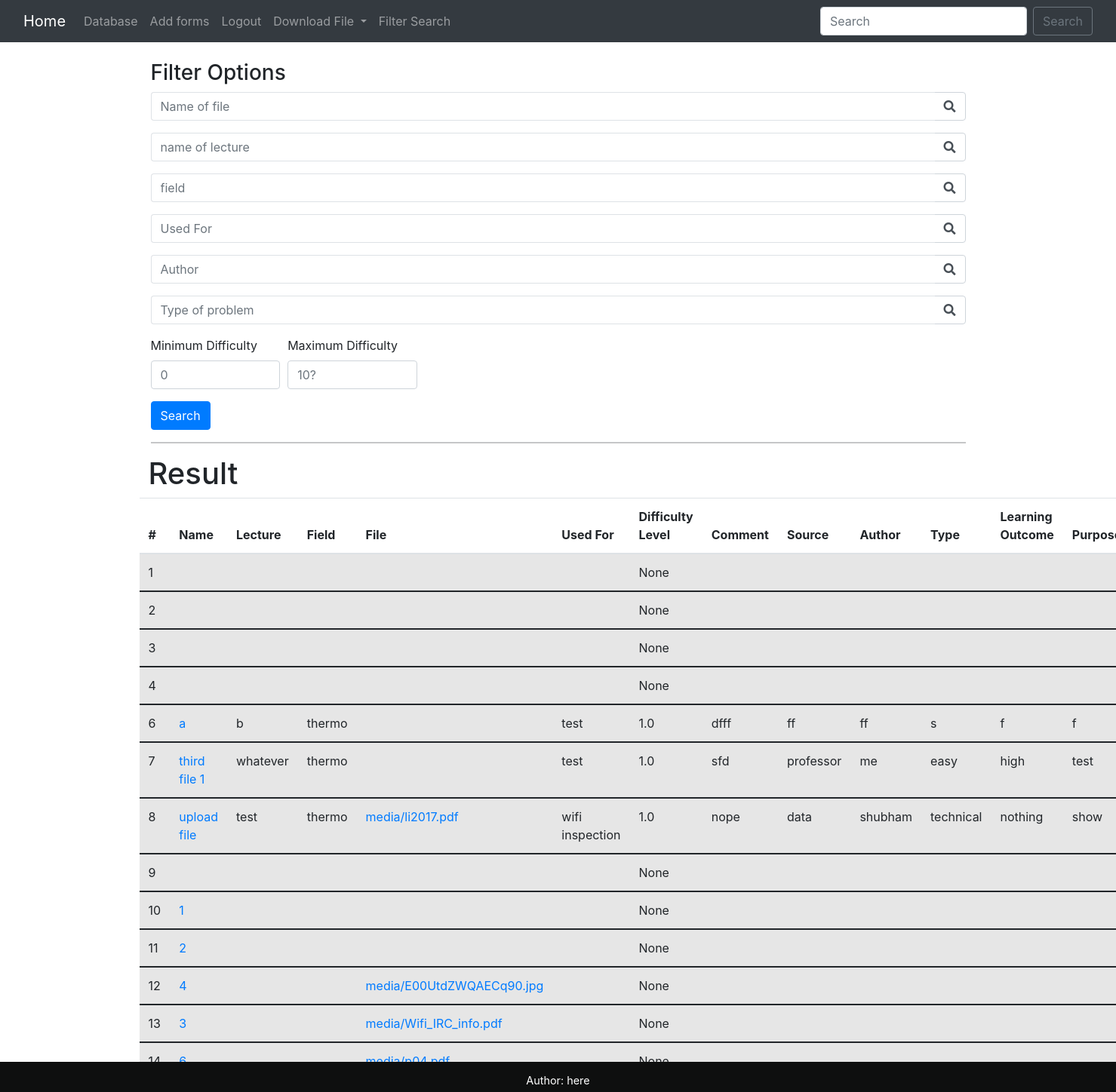
The page /filter (signed in) on the database its author committed.
### app/models.py (models this page shows, shortened)
class file(models.Model):
    id = models.BigAutoField(primary_key=True)
    nameOfFile = models.CharField(max_length=150, blank=True)
    nameOfLectures = models.CharField(max_length=150, blank=True)
    fields = models.CharField(max_length=150, blank=True)
    file_upload = models.FileField(null=True, blank=True, upload_to="media/")
    usedFor = models.CharField(max_length=150, blank=True)
    difficultyLevel = models.FloatField(blank=True, null=True)
    comment = models.TextField(blank=True)
    sourceOfProblem = models.CharField(max_length=150, blank=True)
    author = models.CharField(max_length=150, blank=True)
    typeOfProblem = models.CharField(max_length=150, blank=True)
    intendedLearningOutcome = models.CharField(max_length=150, blank=True)
    purposeOfFile = models.CharField(max_length=150, blank=True)
    grading = models.CharField(max_length=150, blank=True)

### app/views.py (the view)
# urls.py: path('filter', views.filter, name='filter'),
def filter(request):
    qs = file.objects.all()
    name_of_file = request.GET.get('name_of_file')
    name_of_lecture = request.GET.get('name_of_lecture')
    name_of_field = request.GET.get('name_of_field')
    file_used_for = request.GET.get('used_for')
    name_of_author = request.GET.get('name_of_author')
    type_of_problem = request.GET.get('type_of_problem')
    minimum_difficulty = request.GET.get('min_difficulty')
    maximum_difficulty = request.GET.get('max_difficulty')
    if is_valid_queryparam(name_of_file):
        qs = qs.filter(nameOfFile__icontains=name_of_file)
    if is_valid_queryparam(name_of_lecture):
        qs = qs.filter(nameOfLectures__icontains=name_of_lecture)
    if is_valid_queryparam(name_of_field):
        qs = qs.filter(fields__icontains=name_of_field)
    if is_valid_queryparam(file_used_for):
        qs = qs.filter(used_for__icontains=file_used_for)
    if is_valid_queryparam(name_of_author):
        qs = qs.filter(author__icontains=name_of_author)
    if is_valid_queryparam(type_of_problem):
        qs = qs.filter(typeOfProblem__icontains=type_of_problem)
    if is_valid_queryparam(minimum_difficulty):
        qs = qs.filter(difficultyLevel__gte=minimum_difficulty)
    if is_valid_queryparam(maximum_difficulty):
        qs = qs.filter(difficultyLevel__lt=maximum_difficulty)
    context = {
        'queryset': qs
    }
    return render(request, "base/filter.html", context)

### app/views.py (called while the page is built)
def is_valid_queryparam(param):
    return param != '' and param is not None

### app/templates/base/filter.html (shortened to what this page needs)
{% extends 'base/base.html' %}
{% block content %}
{% load static %}
<!doctype html>
<html lang="en">
<head>
    <link rel="stylesheet" href="https://stackpath.bootstrapcdn.com/bootstrap/4.3.1/css/bootstrap.min.css"
>
    <link rel="stylesheet" href="https://use.fontawesome.com/releases/v5.8.1/css/all.css"
>
</head>
<body>
    <main role="main" class="container">
        <h3>Filter Options</h3>
        <form method="GET" action="filter">
            <div class="form-row">
                <div class="form-group col-12">
                    <div class="input-group">
                        <input class="form-control py-2 border-right-0 border" type="search" name="name_of_file"
                            placeholder="Name of file" />
                        <span class="input-group-append">
                            <div class="input-group-text bg-transparent">
                                <i class="fa fa-search"></i>
                            </div>
                        </span>
                    </div>
                </div>
            </div>
            <div class="form-row">
                <div class="form-group col-12">
                    <div class="input-group">
                        <input class="form-control py-2 border-right-0 border" type="search" name="name_of_lecture"
                            placeholder="name of lecture" />
                        <span class="input-group-append">
                            <div class="input-group-text bg-transparent">
                                <i class="fa fa-search"></i>
                            </div>
                        </span>
                    </div>
                </div>
            </div>
            <div class="form-row">
                <div class="form-group col-12">
                    <div class="input-group">
                        <input class="form-control py-2 border-right-0 border" type="search" name="field"
                            placeholder="field" />
                        <span class="input-group-append">
                            <div class="input-group-text bg-transparent">
                                <i class="fa fa-search"></i>
                            </div>
                        </span>
                    </div>
                </div>
            </div>
            <div class="form-row">
                <div class="form-group col-12">
                    <div class="input-group">
                        <input class="form-control py-2 border-right-0 border" type="search" name="used_for"
                            placeholder="Used For" />
                        <span class="input-group-append">
                            <div class="input-group-text bg-transparent">
                                <i class="fa fa-search"></i>
                            </div>
                        </span>
                    </div>
                </div>
            </div>
            <div class="form-row">
                <div class="form-group col-12">
                    <div class="input-group">
                        <input class="form-control py-2 border-right-0 border" type="search" name="author"
                            placeholder="Author" />
                        <span class="input-group-append">
                            <div class="input-group-text bg-transparent">
                                <i class="fa fa-search"></i>
                            </div>
                        </span>
                    </div>
                </div>
            </div>
            <div class="form-row">
                <div class="form-group col-12">
                    <div class="input-group">
                        <input class="form-control py-2 border-right-0 border" type="search" name="type_of_problem"
                            placeholder="Type of problem" />
                        <span class="input-group-append">
                            <div class="input-group-text bg-transparent">
                                <i class="fa fa-search"></i>
                            </div>
                        </span>
                    </div>
                </div>
            </div>
            <div class="form-row">
                <div class="form-group col-md-2 col-lg-2">
                    <label for="viewCountMin">Minimum Difficulty</label>
                    <input type="number" min=0 class="form-control" id="viewCountMin" placeholder="0"
                        name="min_difficulty">
                </div>
                <div class="form-group col-md-2 col-lg-2">
                    <label for="viewCountMax">Maximum Difficulty</label>
                    <input type="number" min=0 class="form-control" id="viewCountMax" placeholder="10?"
                        name="max_difficulty">
                </div>
            </div>
            <button type="submit" class="btn btn-primary">Search</button>
        </form>
        <hr />
        <div class="row">
            {% if user.is_authenticated %}
            <h1>Result</h1>
            <table class="table table-striped table-hover">
                <thead>
                    <tr>
                        <th scope="col">#</th>
                        <th scope="col">Name</th>
                        <th scope="col">Lecture</th>
                        <th scope="col">Field</th>
                        <th scope="col">File</th>
                        <th scope="col">Used For</th>
                        <th scope="col">Difficulty Level</th>
                        <th scope="col">Comment</th>
                        <th scope="col">Source</th>
                        <th scope="col">Author</th>
                        <th scope="col">Type</th>
                        <th scope="col">Learning Outcome</th>
                        <th scope="col">Purpose</th>
                    </tr>
                </thead>
                {% for file in queryset %}
                <tbody>
                    <tr>
                        <td>{{file.id}}</td>
                        <td><a href="{% url 'database-followup' file.id %}">{{file.nameOfFile}}</a></td>
                        <td>{{file.nameOfLectures}}</td>
                        <td>{{file.fields}}</td>
                        <td><a href="/{{file.file_upload}}">{{file.file_upload}}</a></td>
                        <td>{{file.usedFor}}</td>
                        <td>{{file.difficultyLevel}}</td>
                        <td>{{file.comment}}</td>
                        <td>{{file.sourceOfProblem}}</td>
                        <td>{{file.author}}</td>
                        <td>{{file.typeOfProblem}}</td>
                        <td>{{file.intendedLearningOutcome}}</td>
                        <td>{{file.purposeOfFile}}</td>
                    </tr>
                </tbody>
                {% endfor %}
            </table>
            {% else %}
            <h1>Sorry! You must login to see the contents of this page.</h1>
            <a href="{% url 'login' %}">Login Here</a>
            {% endif %}
        </div>
    </main>
</body>
</html>
{% endblock %}

### rows shown on the page
file: id "1", difficultyLevel "None"
file: id "2", difficultyLevel "None"
file: id "3", difficultyLevel "None"
file: id "4", difficultyLevel "None"
file: id "6", nameOfFile "a", nameOfLectures "b", fields "thermo", usedFor "test", difficultyLevel "1.0", comment "dfff", sourceOfProblem "ff", author "ff", typeOfProblem "s", intendedLearningOutcome "f", purposeOfFile "f"
file: id "7", nameOfFile "third file 1", nameOfLectures "whatever", fields "thermo", usedFor "test", difficultyLevel "1.0", comment "sfd", sourceOfProblem "professor", author "me", typeOfProblem "easy", intendedLearningOutcome "high", purposeOfFile "test"
file: id "8", nameOfFile "upload file", nameOfLectures "test", fields "thermo", file_upload "media/li2017.pdf", usedFor "wifi inspection", difficultyLevel "1.0", comment "nope", sourceOfProblem "data", author "shubham", typeOfProblem "technical", intendedLearningOutcome "nothing", purposeOfFile "show"
file: id "9", difficultyLevel "None"
file: id "10", nameOfFile "1", difficultyLevel "None"
file: id "11", nameOfFile "2", difficultyLevel "None"
file: id "12", nameOfFile "4", file_upload "media/E00UtdZWQAECq90.jpg", difficultyLevel "None"
file: id "13", nameOfFile "3", file_upload "media/Wifi_IRC_info.pdf", difficultyLevel "None"
file: id "14", nameOfFile "6", file_upload "media/p04.pdf", difficultyLevel "None"
